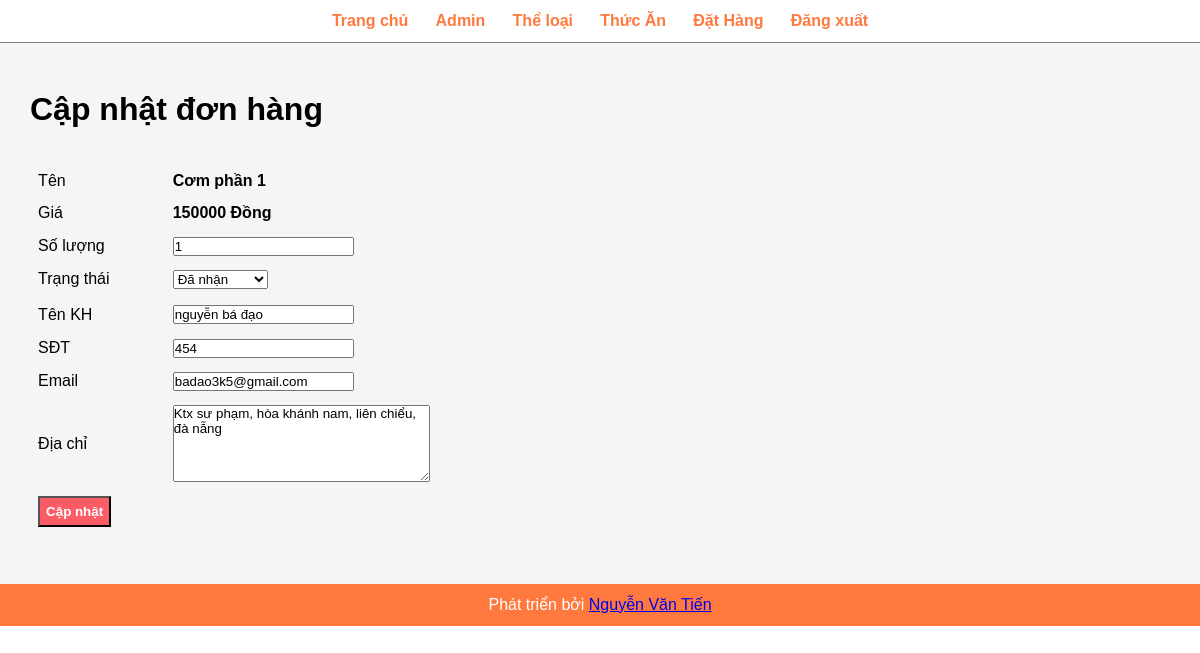
Page /admin/update-order.php?id=11 (signed in) on the committed database.
### tables this page shows
CREATE TABLE `tbl_order` (
  `id` int(10) UNSIGNED NOT NULL,
  `food` varchar(150) NOT NULL,
  `price` decimal(10,0) NOT NULL,
  `qty` int(11) NOT NULL,
  `total` decimal(10,0) NOT NULL,
  `order_date` datetime NOT NULL,
  `status` varchar(50) NOT NULL,
  `customer_name` varchar(150) NOT NULL,
  `customer_contact` varchar(15) NOT NULL,
  `customer_email` varchar(100) NOT NULL,
  `customer_address` varchar(150) NOT NULL
);

### admin/update-order.php (the view, shortened to what this page needs)
<?php include('partials/menu.php'); ?>
<div class="main-content">
    <div class="wrapper">
        <h1>Cập nhật đơn hàng</h1>
        <br><br>
        <?php
        if (isset($_GET['id'])) {
            $id = $_GET['id'];
            $sql = "SELECT * FROM tbl_order WHERE id=$id";
            $res = mysqli_query($conn, $sql);
            $count = mysqli_num_rows($res);
            if ($count == 1) {
                $row = mysqli_fetch_assoc($res);
                $food = $row['food'];
                $price = $row['price'];
                $qty = $row['qty'];
                $status = $row['status'];
                $customer_name = $row['customer_name'];
                $customer_contact = $row['customer_contact'];
                $customer_email = $row['customer_email'];
                $customer_address = $row['customer_address'];
            } else {
                $_SESSION['no-category-found'] = "<div class='error text-center'>Không tìm thấy đơn hàng nào.</div>";
                header('location:' . SITEURL . 'admin/manager-order.php');
            }
        } else {
            header('location:' . SITEURL . 'admin/manager-order.php');
        }
        ?>
        <form action="" method="POST" enctype="multipart/form-data">
            <table class="tbl-30">
                <tr>
                    <td>Tên</td>
                    <td><b><?php echo $food; ?></b></td>
                </tr>
                <tr>
                    <td>Giá</td>
                    <td>
                        <b><?php echo $price; ?> Đồng</b>
                    </td>
                </tr>
                <tr>
                    <td>Số lượng</td>
                    <td>
                        <input type="number" name="qty" value="<?php echo $qty; ?>">
                    </td>
                </tr>
                <tr>
                    <td>Trạng thái</td>
                    <td>
                        <select name="status">
                            <option <?php if ($status == "Đã nhận") {
                                        echo "selected";
                                    } ?> value="Đã nhận">Đã nhận</option>
                        </select>
                    </td>
                </tr>
                <tr>
                <tr>
                    <td>Tên KH</td>
                    <td>
                        <input type="text" name="customer_name" value="<?php echo $customer_name; ?>">
                    </td>
                </tr>
                <tr>
                    <td>SĐT</td>
                    <td>
                        <input type="text" name="customer_contact" value="<?php echo $customer_contact; ?>">
                    </td>
                </tr>
                <tr>
                    <td>Email</td>
                    <td>
                        <input type="text" name="customer_email" value="<?php echo $customer_email; ?>">
                    </td>
                </tr>
                <tr>
                    <td>Địa chỉ</td>
                    <td>
                        <textarea name="customer_address" cols="30" rows="5"><?php echo $customer_address; ?></textarea>
                    </td>
                </tr>
                <td colspan="2">
                    <input type="submit" name="submit" value="Cập nhật" class="btn-secondary">
                </td>
                </tr>
            </table>
        </form>
    </div>
</div>
<?php include('partials/footer.php'); ?>

### admin/admin.css (style rules this page uses)
* { margin: 0; padding: 0; font-family: Arial, Helvetica, sans-serif; }
.wrapper { padding: 1%; width: 95%; margin: 0 auto; }
.tbl-30 { width: 54%; }
table tr td { padding: 1%; }
.btn-secondary { background-color: #fc5c65; padding: 1%; color: white; text-decoration: none; font-weight: bolder; }
.main-content { background-color: whitesmoke; padding: 3% 0; }

### rows in the picture
tbl_order: food "Cơm phần 1", price "150000", qty "1", status "Đã nhận", customer_name "nguyễn bá đạo", customer_contact "454", customer_email "badao3k5@gmail.com", customer_address "Ktx sư phạm, hòa khánh nam, liên chiểu, đà nẵng"
